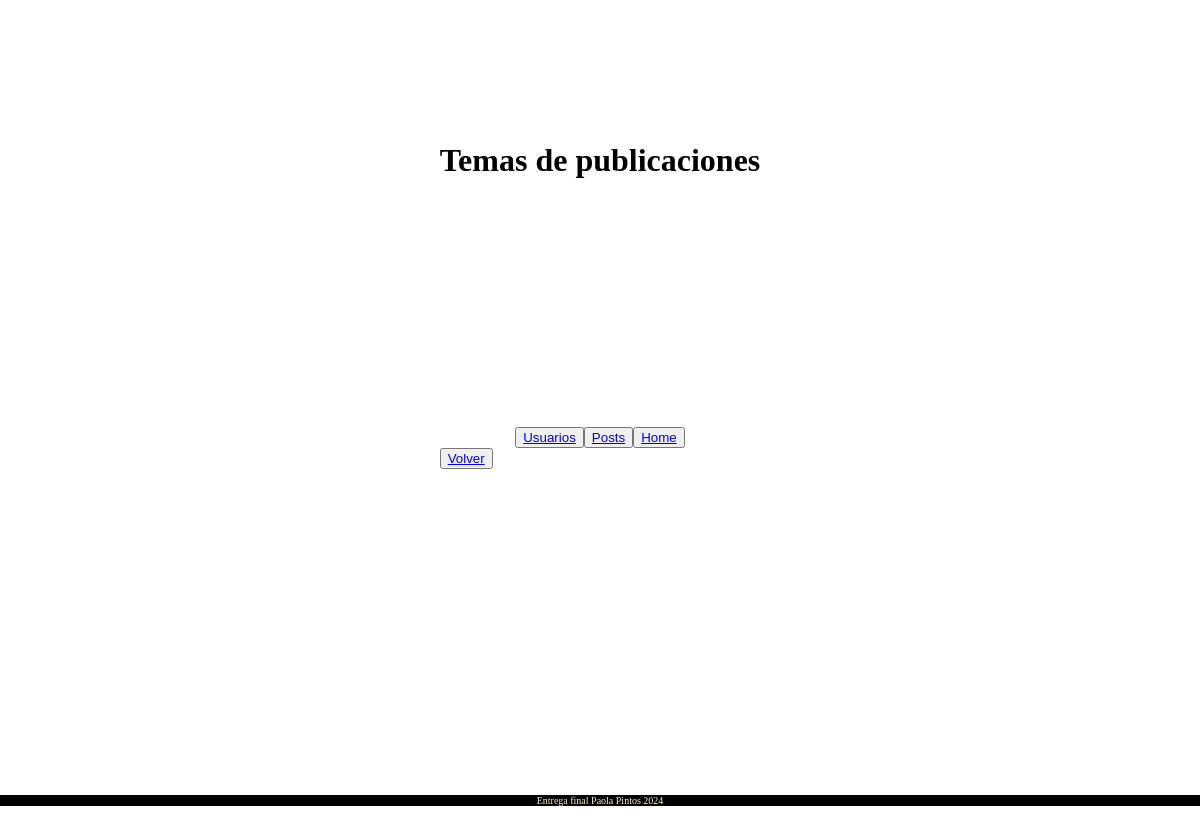
The app's page /posts/temapost/list, older data.
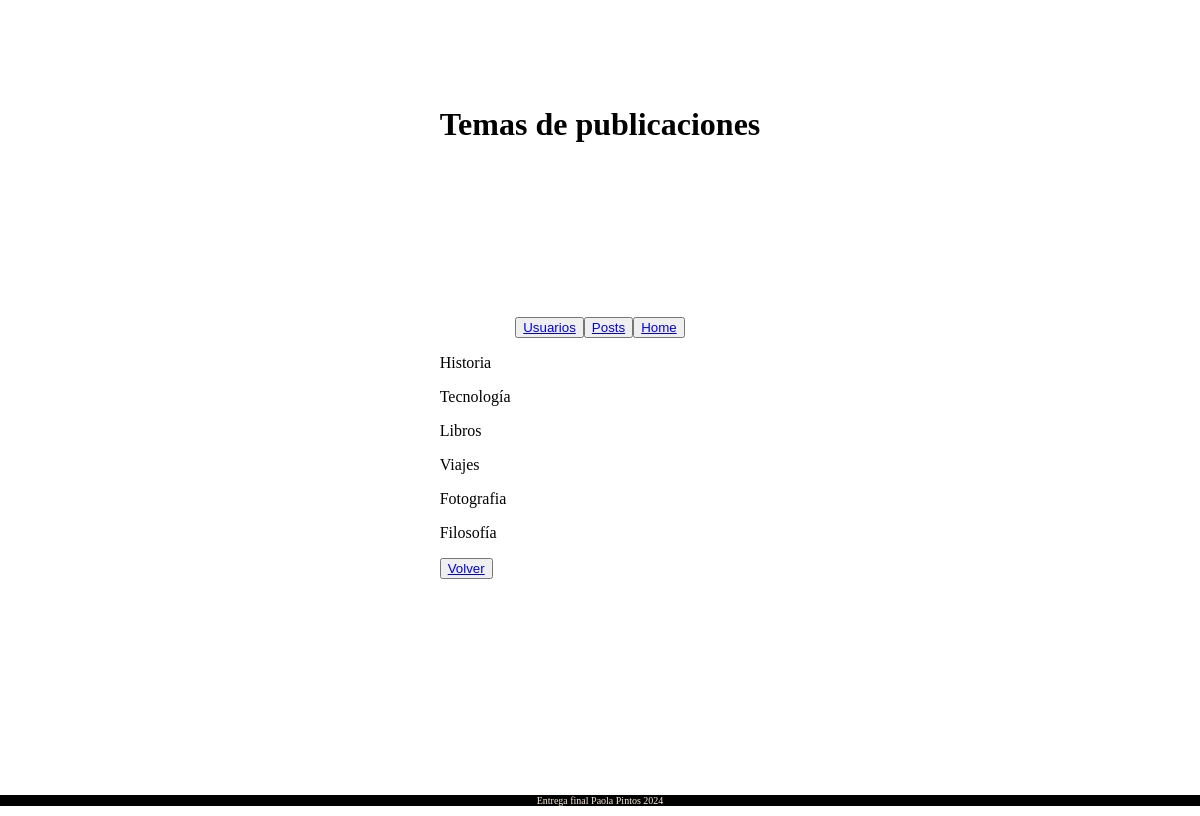
The same page, newer data.
### posts/models.py (models this page shows)
class TemaPost(models.Model):
    nombre = models.CharField(max_length=50, unique=True)
    def __str__(self):
        return f"{self.nombre}"
    class Meta:
        verbose_name: "Tema"
        verbose_naem_plural: "Temas"

### posts/views.py (the view)
# urls.py: path("temapost/list", views.temapost_list, name="temapost_list"),
def temapost_list(request):
    temapost = TemaPost.objects.all()
    contexto = {"temapost": temapost}
    return render(request, "posts/temapost_list.html", contexto)

### posts/templates/posts/temapost_list.html
{% extends 'main/base.html' %}
{% block header %}
Temas de publicaciones
{% endblock header %}
{% block main %}
<div>
    {% for temapost in temapost %}
    <p>{{temapost}}</p>
    {% endfor %}
</div>
<button><a href="{% url 'posts:index' %}">Volver</a></button>
{% endblock main %}

### main/templates/main/base.html (shortened to what this page needs)
<!DOCTYPE html>
<html lang="en">
<head>
</head>
<body style="display: grid; justify-content: center; align-items: center; height: 100vh;">
    <header>
        <h1>
            {% block header %}
            {% endblock header %}
        </h1>
    </header>
    <main>
        {% include 'main/componentes/navbar.html' %}
        {% block main %}
        {% endblock main %}
    </main>
    <footer>
        {% include 'main/componentes/footer.html' %}
    </footer>
</body>
</html>

### main/templates/main/componentes/navbar.html
<navbar style="display: flex; justify-content: center;">
    <button><a href="{% url 'usuarios:index' %}">Usuarios</a></button>
    <button><a href="{% url 'posts:index' %}">Posts</a></button>
    <button><a href="{% url 'main:index' %}"">Home</a></button>
</navbar>

### main/templates/main/componentes/footer.html
<footer>
    <p
        style="position: fixed; bottom: 0; left: 0 ; right: 0; background-color: black; color: antiquewhite; text-align: center; font-size: x-small ;">
        Entrega final Paola Pintos 2024</p>
</footer>

Row changes from the older to the newer data that the page shows:
added TemaPost: nombre "Historia"
added TemaPost: nombre "Tecnología"
added TemaPost: nombre "Libros"
added TemaPost: nombre "Viajes"
added TemaPost: nombre "Fotografia"
added TemaPost: nombre "Filosofía"
